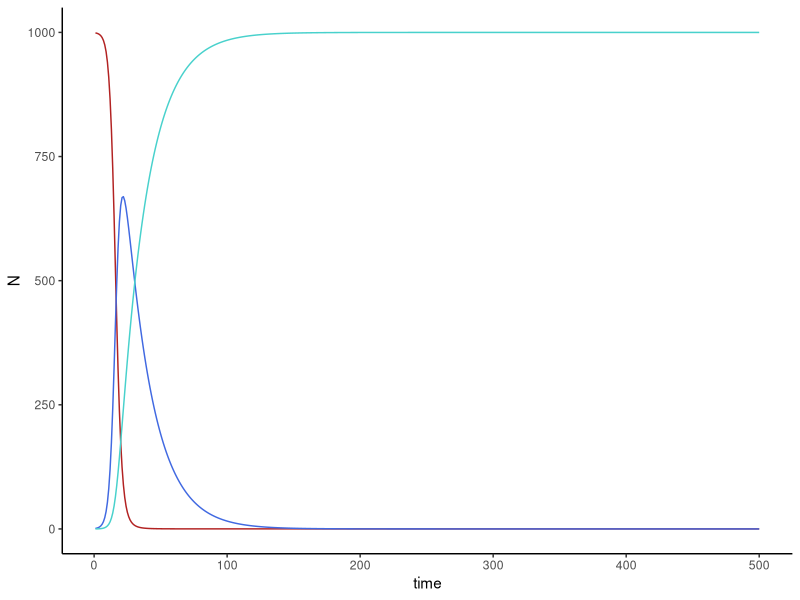
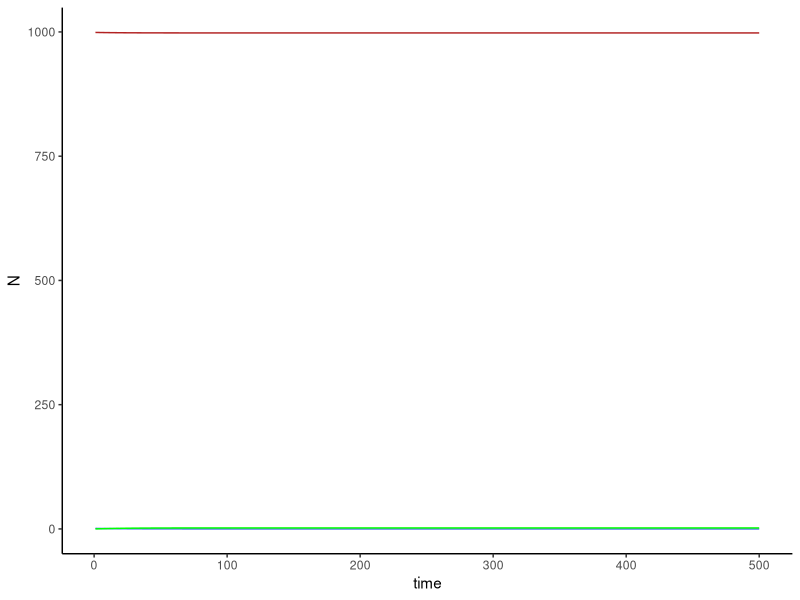

Generate these figures, in order, with R:
library(deSolve)
library(ggplot2)

DiseaseModels<-function(t,y,p){
  S = y[1]
  I = y[2]
  R = y[3]
  B = p[1]
  G = p[2]
  dSdt=-B*I*S
  dIdt=B*I*S-G*I
  dRdt= G*I
  return(list(c(dSdt,dIdt,dRdt)))
}

DiseaseModels<-function(t,y,p){
  Susceptible = y[1]
  Infected = y[2]
  Resistant = y[3]
  B= p[1]
  G = p[2]
  dSdt=-B*Infected*Susceptible
  dIdt=B*Infected*Susceptible-G*Infected
  dRdt= G*Infected
  return(list(c(dSdt,dIdt,dRdt)))
}


params=c(0.0005,0.05)
pop0 = as.vector(c(999,1,0))
times=1:500

modelSim=ode(y=pop0,times=times,func=DiseaseModels,parms = params)

modelOutput=data.frame(time=modelSim[,1],N=modelSim[,2:4])

ggplot(data=modelOutput) + geom_line(aes(x=time,y=N.1),color="firebrick") + geom_line(aes(x=time,y=N.2),color="royalblue")+ geom_line(aes(x=time,y=N.3),color="mediumturquoise") + theme_classic()+ ylab("N")

params=c(0.00005,0.1)
pop0 = as.vector(c(999,1,0))
times=1:500

modelSim=ode(y=pop0,times=times,func=DiseaseModels,parms = params)

modelOutput=data.frame(time=modelSim[,1],N=modelSim[,2:4])

ggplot(data=modelOutput) + geom_line(aes(x=time,y=N.1),color="firebrick") + geom_line(aes(x=time,y=N.2),color="royalblue")+ geom_line(aes(x=time,y=N.3),color="green") + theme_classic()+ ylab("N")
 
